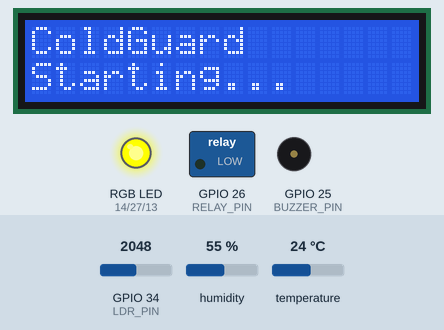
This sketch was run on a simulated ESP32. Parts: 16×2 character LCD, switched loads named in the sketch (green lamp = pin HIGH), an RGB LED mixed from three pins (HIGH = lit), buzzer (waves = sounding, pin HIGH). The inputs (shaded band) are chosen by the test bench; at power-on: GPIO 34 (LDR_PIN) = 2048, humidity 55 %, temperature 24 °C. What the sketch prints to the serial monitor is not drawn.

Above: at 1.2 s.
1.3 s: GPIO 34 (LDR_PIN) set to 2865
3.5 s: GPIO 34 (LDR_PIN) set to 2962
At 4.6 s:
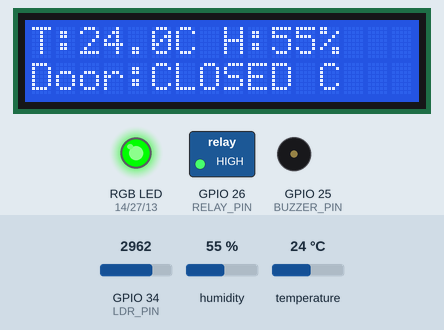
5.5 s: GPIO 34 (LDR_PIN) set to 2866
At 7.2 s:
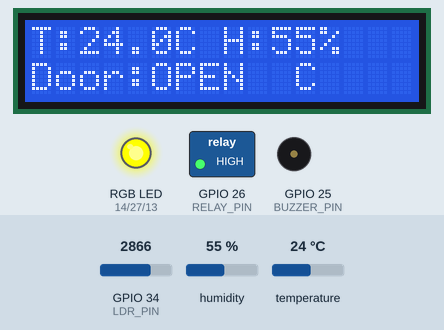
7.5 s: humidity set to 22 %
At 9.0 s:
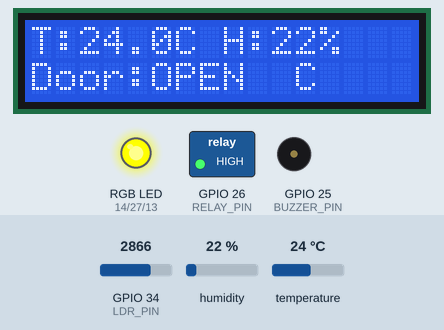
9.5 s: temperature set to 12 °C
At 10.7 s:
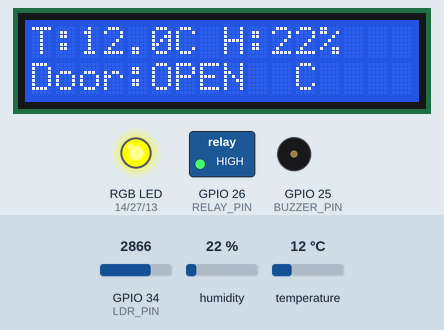
11.5 s: GPIO 34 (LDR_PIN) set to 2940
At 11.9 s:
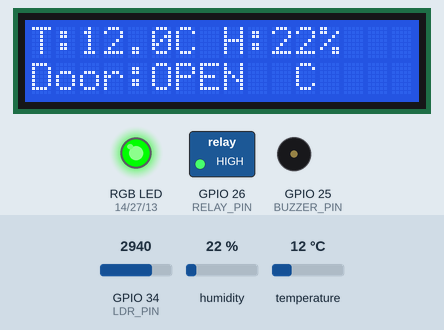
Timing chart, 0 to 14.5 s (numbered marks = the images above; inputs shaded):
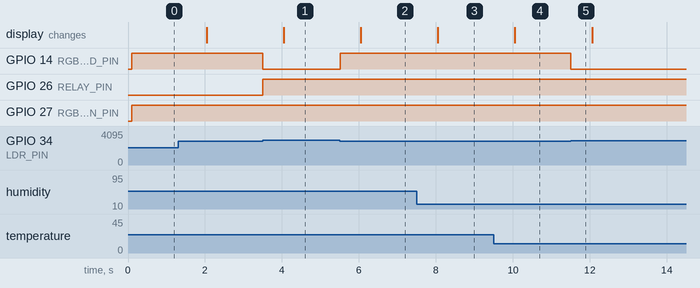

Measured:
- the behaviour switches between 2899 and 2900 on GPIO 34 (LDR_PIN) (found by bisection; images 0 and 1)
- after the input at 3.5 s, GPIO 14 (RGB_RED_PIN): HIGH → LOW at once; GPIO 26 (RELAY_PIN): LOW → HIGH at once; the display: changes after 0.55 s (image 1)
- after the input at 5.5 s, GPIO 14 (RGB_RED_PIN): LOW → HIGH at once; the display: changes after 0.54 s (image 2)
- after the input at 7.5 s, the display: changes after 0.55 s (image 3)
- after the input at 9.5 s, the display: changes after 0.55 s (image 4)
- after the input at 11.5 s, GPIO 14 (RGB_RED_PIN): HIGH → LOW at once

The sketch:

sketch.ino
```cpp
//include the DHTesp Library
//This library allows the ESP32 to communicate with the DHT22
//temperature and humidity sensor.
#include <DHTesp.h>

//Include the I2C LCD library.
//This allows the ESP32 to display information
//on the 16x2 LCD screen.
#include <LiquidCrystal_I2C.h>

//SENSOR UPDATE TIMER
//Stores the last time sensor information
//was printed to the Serial Monitor.
unsigned long lastSensorUpdate = 0;

//How often we want to print sensor information.
//2000 milliseconds = 2 seconds.
const unsigned long SENSOR_INTERVAL = 2000;

//The DHT22 data pin is connected to GPIO 33 on the ESP32
const int DHT_PIN = 33;

//GPIO pin connected to the analogue output
//of the photoresistor/LDR module.
const int LDR_PIN = 34;

//BUZZER PIN
//GPIO 25 constrols the buzzer.
//The buzzer provides an audible warning when
//the fridge door has been left open too long.
const int BUZZER_PIN = 25;

//DOOR TIMER SETTINGS
//Maximum time the fridge door can remain open
//before the buzzer alarm activates.
//60000 milliseconds = 60 seconds.
const unsigned long DOOR_OPEN_LIMIT = 60000;

//Stores the time when the door was first opened.
unsigned long doorOpenedAt = 0;

//Keeps track of whether the door timer is active.
bool doorTimerRunning = false;

//RGB LED PINS

//Red LED channel.
const int RGB_RED_PIN = 14;

//Green LED channel.
const int RGB_GREEN_PIN = 27;

//Blue LED channel.
const int RGB_BLUE_PIN = 13;

//RELAY PIN
//GPIO 26 controls the relay module.
//The relay represents the refrigerator's
//compressor/cooling system.
const int RELAY_PIN = 26;

//COOLING CONTROL THRESHOLDS
//If temperature reaches or exceeds 8.5°C,
//ColdGuard will turn cooling ON.
const float COOLING_ON_TEMP = 8.5;

//Once cooling is running, the temperature must fall
//to 7.5°C before ColdGuard turns cooling OFF.
//Having seperate ON and OFF thresholds creates
//hysteresis and prevents rapid delay switching.
const float COOLING_OFF_TEMP = 7.5;

//Stores the current cooling state.
//false = cooling OFF
//true = cooling ON
//This variable gives the controller state memory.
bool coolingOn = false;

//Temporary LDR Threshold.
//Assumed values are for now:
// Dark / door closed = 3800
//Bright / door open = 2000
//Any value below 2900 will temporrily
//be treated as the fridge door being open.
const int LDR_THRESHOLD = 2900;

//Create a DHTesp object called "dht".
//We use this object to configure and read the DHT22 sensor.
DHTesp dht;

//LCD DISPLAY
//Create an LCD object.
//0x27 = common I2C address used by the Wokwi LCD.
//16 = number of columns.
//2 = number of rows.
LiquidCrystal_I2C lcd(0x27, 16, 2);

//FUNCTION: setRGB
//Controls the colour of the RGB status LED.
void setRGB(bool red, bool green, bool blue) {

  //Set the red LED channel.
  digitalWrite(RGB_RED_PIN, red);

  //Set the green LED channel.
  digitalWrite(RGB_GREEN_PIN, green);

  //Set the blue LED channel.
  digitalWrite(RGB_BLUE_PIN, blue);
}

void setup() {
  //Start serial communication
  Serial.begin(115200);

  //Configure the DHT sensor.
  //DHT_PIN tells the library that the sensor is connected to GPIO 33.
  //DHTesp::DHT22 tells the library that the sensor type is a DHT22.
  dht.setup(DHT_PIN, DHTesp::DHT22);

  //Configure GPIO 34 as an input.
  //The ESP32 will read the analogue voltage
  //produced by the LDR module on this pin.
  pinMode(LDR_PIN, INPUT);

  //Configure the relay control pin as an output.
  pinMode(RELAY_PIN, OUTPUT);

  //Cooling starts OFF.
  digitalWrite(RELAY_PIN, LOW);

  //Configure the buzzer pin as an output.
  pinMode(BUZZER_PIN, OUTPUT);

  //Buzzer starts turned off.
  digitalWrite(BUZZER_PIN, LOW);

  //Configure all three RGB LED channels as outputs.
  pinMode(RGB_RED_PIN, OUTPUT);
  pinMode(RGB_GREEN_PIN, OUTPUT);
  pinMode(RGB_BLUE_PIN, OUTPUT);

  //Start with the LED turned off.
  setRGB(false, false, false);

  //Initialise LCD
  //Start communication with the LCD.
  lcd.init();

  //Turn the LCD blacklight.
  lcd.backlight();

  //Clear anything currently displayed.
  lcd.clear();

  //Start at column 0, row 0.
  lcd.setCursor(0, 0);

  //Display the ColdGuard name.
  lcd.print("ColdGuard");

  //Move to column 0, row 1.
  lcd.setCursor(0, 1);

  //Display startup status.
  lcd.print("Starting...");

  //Print a startup message once when the ESP32 starts.
  Serial.println("ColdGuard starting...");
  Serial.println("Sensors, RGB LED, relay, buzzer and LCD initialised.");
  Serial.println();
}

void loop() {

//Read both temperature nd humidity from the DHT22.
//The results are stored together in a TempandHumidity structure
//called "data".
TempAndHumidity data = dht.getTempAndHumidity();

//Read the analogue value from the photoresistor.
//on ESP32, analogRead() normally gives a value
//between 0 and 4095.
//The exact value depends on how much light reaches
//the photoresistor.
int lightValue = analogRead(LDR_PIN);

// if LDR value is below threshold
//we assume light is entering the fridge
//and therefore the door is open.
bool doorOpen = lightValue < LDR_THRESHOLD;

//DOOR OPEN TIMER
//Check whether the fridge door is currently open.
if (doorOpen) {

  //if the door has only just opened,
  //start the timer.
  if (!doorTimerRunning) {

    //millis() returns the number of milliseconds
    //since the ESP32 started running.
    doorOpenedAt = millis();

    //Remember that the door timer is now active.
    doorTimerRunning = true;

    Serial.println("Door timer started.");
  }
} else {

  //The door has been closed,
  //so reset the timer.
  doorTimerRunning = false;

  //Reset the stored start time.
  doorOpenedAt = 0;
}

//DOOR ALARM CONTROL
//Start with the assumption that the
//door alarm is not active.
bool doorAlarm = false;

//Only calculate elapsed time if:
//1. The door is currently open
//2. The timer has already started
if (doorOpen && doorTimerRunning) {

  //Calculate how long the door has been open.
  //Example:
  //Current millis() = 70000
  //doorOpenedAt = 10000
  //70000 - 10000 = 60000 ms
  unsigned long doorOpenTime =
      millis() - doorOpenedAt;

      //If the door has remained open for at least
      //60 seconds, activate the door alarm.
      if (doorOpenTime >= DOOR_OPEN_LIMIT) {

        doorAlarm = true;
      }
}

//If the door alarm is active,
//turn the buzzer on.
if (doorAlarm) {

  digitalWrite(BUZZER_PIN, HIGH);
} else {

  //Otherwise keep the buzzer off.
  digitalWrite(BUZZER_PIN, LOW);
}


//CLOSED-LOOP COOLING CONTROL
//Only perform automatic cooling control
//while fridge door is closed.
if (!doorOpen) {

  //If cooling is OFF and temperature reaches
  //8.5°C or higher, activate cooling.
  if (!coolingOn &&
      data.temperature >= COOLING_ON_TEMP) {

        coolingOn = true;

        Serial.println("Cooling activated.");
      }

      //If cooling is already ON and temperature
      //falls to 7.5°C or lower, deactivate cooling.
      else if (coolingOn &&
               data.temperature <= COOLING_OFF_TEMP) {

                coolingOn = false;

                Serial.println("Cooling deactivated.");
               }
}

//Send the value stored in coolingOn to rhe relay.
//coolingOn = true > HIGH > relay ON
//coolingOn = false > LOW > relay OFF
digitalWrite(RELAY_PIN, coolingOn ? HIGH : LOW);

//RGB Status LOGIC
if (doorOpen) {

  //Door open = AMBER.
  //Amber is created by turning on:
  //Red + Green.
  //Blue remains off.
  setRGB(true, true, false);
} else {

  //Door closed / normal = GREEN.
  setRGB(false, true, false);
}

if (millis() - lastSensorUpdate >= SENSOR_INTERVAL) {

lastSensorUpdate = millis();
//UPDATE LCD DISPLAY
//Clear the LCD before writing new information.
//This is simple for now.
//This can be improved later on to avoid flickering.
lcd.clear();

//LCD Row 1
//Start at column 0, row 0..
lcd.setCursor(0, 0);

//Display temperature.
lcd.print("T:");
lcd.print(data.temperature, 1);
lcd.print("C");

//Add some spacing.
lcd.print(" H:");

//Display humidity.
lcd.print(data.humidity, 0);
lcd.print("%");

//LCD ROW 2
// Start at column 0, row 1.
lcd.setCursor(0, 1);

//Display door state.
if (doorOpen) {

  lcd.print("Door:OPEN ");
} else {

  lcd.print("Door:CLOSED");
}

//Display cooling indicator.
if (coolingOn) {

  lcd.print(" C");
} else {

  lcd.print(" -");
}

//print the temperature value.
//data.temperature contains the temperature in degrees Celsius.
// The 1 displays the value to one decimal place.
Serial.print("Temperature: ");
Serial.print(data.temperature, 1);
Serial.println (" C");

//print the humidity unit and move to the next line.
Serial.print("Humidity: ");
Serial.print(data.humidity, 1);
Serial.println(" %");

//Print LDR Value
Serial.print("LDR value: ");

//Print the raw analogue value coming
//from GPIO 34.
Serial.println(lightValue);

//Print Door State
Serial.print("Door: ");

if (doorOpen) {

  //This runs when the LDR detects enough light
  //to indicate that the fridge door is open.
  Serial.println("OPEN");
} else {

  //This runs when the LDR is dark enough
  //to indicate that the fridge door is closed.
  Serial.println("CLOSED");
}

//PRINT DOOR TIMER STATUS
Serial.print("Door Alarm: ");

if (doorAlarm) {

  Serial.println("ACTIVE");
} else {

  Serial.println("OFF");
}

//PRINT COOLING STATUS
Serial.print("Cooling: ");

if (coolingOn) {

  Serial.println("ON");
} else {

  Serial.println("OFF");
}

//PRINT LED STATE
Serial.print("Status LED: ");

if (doorOpen) {

  Serial.println("AMBER");
} else{

  Serial.println("GREEN");
}

//Seperator to make each sensor reading easier to see.
Serial.println("----------------");
}
}
```
